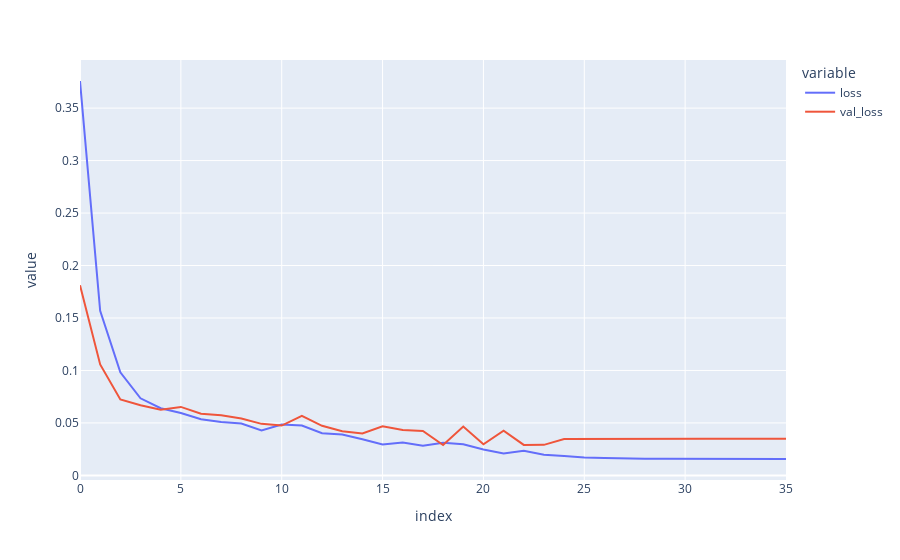

Write notebook code for a chart like this one.
### Code cell
fig = px.line({"loss": train_history["loss"], "val_loss": val_history["loss"]})
fig.show()

### Figure 1 — Plotly figure (JSON) as saved in the notebook; plotly's stock layout.template omitted (floating-point values rounded to 4 significant figures)
{"data": [{"hovertemplate": "variable=loss<br>index=%{x}<br>value=%{y}<extra></extra>", "legendgroup": "loss", "line": {"color": "#636efa", "dash": "solid"}, "marker": {"symbol": "circle"}, "mode": "lines", "name": "loss", "orientation": "v", "showlegend": true, "type": "scatter", "x": [0, 1, 2, 3, 4, 5, 6, 7, 8, 9, 10, 11, 12, 13, 14, 15, 16, 17, 18, 19, 20, 21, 22, 23, 24, 25, 26, 27, 28, 29, 30, 31, 32, 33, 34, 35], "xaxis": "x", "y": [0.3758, 0.1569, 0.09826, 0.07347, 0.064, 0.0594, 0.05344, 0.05081, 0.04939, 0.0429, 0.04854, 0.04758, 0.04024, 0.03887, 0.03448, 0.02936, 0.03124, 0.02824, 0.03121, 0.02963, 0.0246, 0.02081, 0.02346, 0.01962, 0.0185, 0.01709, 0.01655, 0.01597, 0.01588, 0.0158, 0.01574, 0.01565, 0.01565, 0.01564, 0.01563, 0.01562], "yaxis": "y"}, {"hovertemplate": "variable=val_loss<br>index=%{x}<br>value=%{y}<extra></extra>", "legendgroup": "val_loss", "line": {"color": "#EF553B", "dash": "solid"}, "marker": {"symbol": "circle"}, "mode": "lines", "name": "val_loss", "orientation": "v", "showlegend": true, "type": "scatter", "x": [0, 1, 2, 3, 4, 5, 6, 7, 8, 9, 10, 11, 12, 13, 14, 15, 16, 17, 18, 19, 20, 21, 22, 23, 24, 25, 26, 27, 28, 29, 30, 31, 32, 33, 34, 35], "xaxis": "x", "y": [0.1813, 0.1058, 0.07239, 0.06677, 0.06251, 0.06527, 0.05883, 0.0573, 0.05423, 0.04909, 0.04745, 0.05685, 0.04728, 0.04208, 0.04, 0.04674, 0.04327, 0.0424, 0.02887, 0.04656, 0.02965, 0.04264, 0.02906, 0.02911, 0.03464, 0.03478, 0.03473, 0.03468, 0.03482, 0.03492, 0.03497, 0.03496, 0.03496, 0.03497, 0.03497, 0.03496], "yaxis": "y"}], "layout": {"legend": {"title": {"text": "variable"}, "tracegroupgap": 0}, "margin": {"t": 60}, "xaxis": {"anchor": "y", "domain": [0, 1], "title": {"text": "index"}}, "yaxis": {"anchor": "x", "domain": [0, 1], "title": {"text": "value"}}}}
